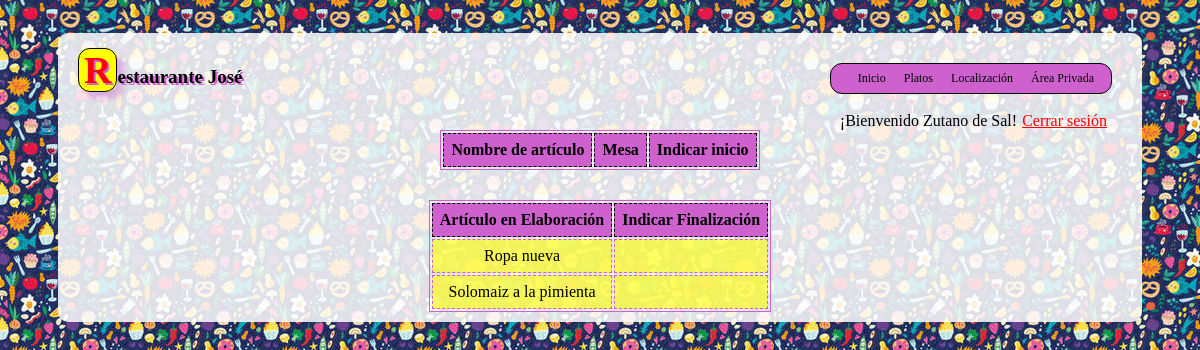
/php/area-privada.php (signed in), run on an earlier commit of the app's database.
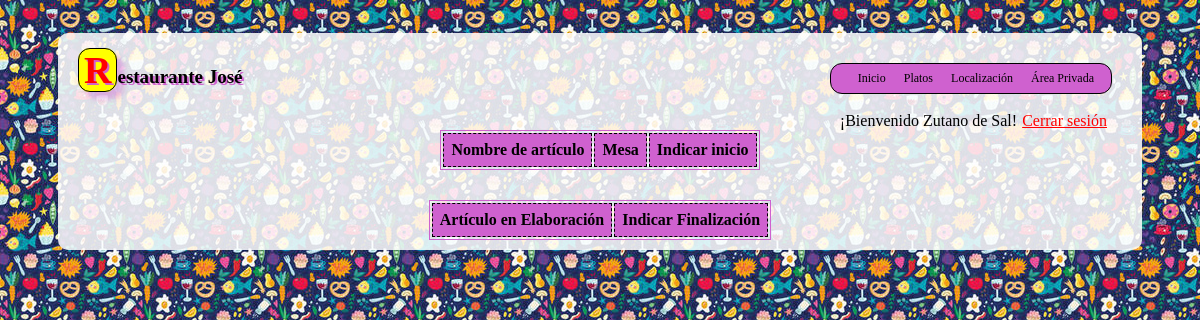
And on a later commit of the database.
### tables this page shows
CREATE TABLE [lineascomanda]
(
    [id] INTEGER PRIMARY KEY,
    [comanda] INTEGER  NOT NULL,
    [articulo] INTEGER  NOT NULL,
    [camareropeticion] INTEGER  NOT NULL,
    [horapeticion] INTEGER  NOT NULL,
    [tipo] INTEGER,
    [cocinero] INTEGER,
    [horainicio] INTEGER DEFAULT 0,
    [horafinalizacion] INTEGER DEFAULT 0,
    [camareroservicio] INTEGER,
    [horaservicio] INTEGER DEFAULT 0,
    FOREIGN KEY ([comanda]) REFERENCES [comandas] ([id]) 
		ON DELETE CASCADE
);

CREATE TABLE [articulos]
(
    [id] INTEGER PRIMARY KEY,
    [nombre] NVARCHAR(60),
    [tipo] INTEGER,
    [stock] INTEGER,
    [PVP] DECIMAL(10,2)
);

### php/queries.php (called while the page is built, shortened)
<?php
function query_from_database($query, $array) {
    $db = new PDO("sqlite:../datos.db");
    $db->exec('PRAGMA foreign_keys = ON;');
    $res=$db->prepare($query);
    $res->execute($array);
    if ($res)
        $res->setFetchMode(PDO::FETCH_NAMED);
    return $res;
}
function get_articulos_pendientes_de_cocinero($id){
    $array = array($id);
    $res = query_from_database('Select * FROM lineascomanda WHERE cocinero=?;', $array);
    return $res;
}
function get_nombreArticulo($id_articulo){
    $array = array($id_articulo);
    $res = query_from_database('Select nombre FROM articulos WHERE id=?;', $array);
    return $res;
}

### php/list_show.php (the view, shortened to what this page needs)
<?php
function show_list() {
    if ($_SESSION['tipo_usuario']==1)
        show_camarero_list();
    else
        show_cocinero_list();
}
function show_cocinero_list() {
    $cabecera = <<<T_HTML
    <table>
        <tr>
            <th>Nombre de artículo</th>
            <th>Mesa</th>
            <th>Indicar inicio</th>
        </tr>
T_HTML;
    echo $cabecera;
    echo "</table>";
    $cabecera = <<<T_HTML
    <table>
        <tr>
            <th>Artículo en Elaboración</th>
            <th>Indicar Finalización</th>
        </tr>
T_HTML;
    echo $cabecera;
    $res = get_articulos_pendientes_de_cocinero($_SESSION['id_usuario']);
    if($res){
        foreach($res as $game){
            $nombre_art = get_nombreArticulo($game['articulo']);
            foreach ($nombre_art as $row)
                $nombrecito = $row['nombre'];
            $fila = "<tr>
            <td> $nombrecito </td>
            <td>  </td>
            </tr>";
            echo $fila;
        }
    }
}

### php/common.php (shortened to what this page needs)
<?php
function writeNav() {
    $nav = <<<FIN_NAV
    <!doctype html>
    <html>
        <head>
            <meta charset="utf-8" />
            <link rel="stylesheet" type="text/css" href="../css/estilo.css">
            <link rel="icon" href="../img/favicon.ico" type="image/x-icon" />
            <title>Restaurante José</title>
        </head>
        <body id="body">
            <div id="float-bg">
            <header>
                <h1>Restaurante José</h1>
                <nav>
                    <ul>
                        <li>
                            <a href="../index.html">Inicio</a>
                        </li>
                        <li>
                            <a href="../html/tabla.html">Platos</a>
                        </li>
                        <li>
                            <a href="../html/localizacion.html">Localización</a>
                        </li>
                        <li>
                            <a href="../php/area-privada.php">Área Privada</a>
                        </li>
                    </ul>
                </nav>
            </header>
FIN_NAV;
    echo $nav;
}
function escribir_bienvenida($nombre_usuario) {
    echo "<div id=\"saludo_cerrar\"><p id=\"saludo_login\">¡Bienvenido $nombre_usuario!</p><a id=\"cerrar_session\" href=\"cerrar_session.php\">Cerrar sesión</a></div>";
}

### php/area-privada.php (shortened to what this page needs)
<?php
include_once 'common.php';
include_once 'queries.php';
include_once 'list_show.php';
writeNav();
if (isset($_SESSION['id_usuario']) && isset($_SESSION['nombre_usuario']) && isset($_SESSION['tipo_usuario'])) {
    echo escribir_bienvenida($_SESSION['nombre_usuario']);
    show_list();
}
else {
    writeLogin();
}

### css/estilo.css (style rules this page uses)
@media screen, aural, braille, embossed, handheld, projection, screen, tty, tv { nav > ul { list-style-type: none; background-color: #CF61CF; margin:auto; border: 1px solid black; border-radius: 12px; padding:0; padding-right:10px; padding-left:20px; margin-right: 20px; margin-top:20px; float: right; } }
@media screen, aural, braille, embossed, handheld, projection, screen, tty, tv { h1 { font-size:19px; text-shadow: 2px 2px #CF61CF; padding:0; margin:0; margin-left:10px; margin-bottom:20px; left: 0; right: 0; float: left; padding-top:5px; } }
@media screen, aural, braille, embossed, handheld, projection, screen, tty, tv { h1::first-letter { font-size: 200%; color: #ff0000; background-color: yellow; border: 1px solid black; padding-left: 5px; padding-right: 5px; border-radius: 12px; box-shadow: 7px 7px 5px 0px rgba(207,97,207,0.4); } }
@media screen, aural, braille, embossed, handheld, projection, screen, tty, tv { table { clear: both; margin: auto; border: 1px solid #CF61CF; margin-top: 30px; } }
@media screen, aural, braille, embossed, handheld, projection, screen, tty, tv { td, th { padding: 7px; background-color: rgba(255,255,0,0.6); } }
@media screen, aural, braille, embossed, handheld, projection, screen, tty, tv { th { background-color: #CF61CF; border: 1px dashed black; text-align: center; } }
@media screen, aural, braille, embossed, handheld, projection, screen, tty, tv { a { display: block; color: black; text-decoration: none; margin: 0; text-align: center; font-size:12px; } }
@media screen, aural, braille, embossed, handheld, projection, screen, tty, tv { nav > ul > li { display: inline-block; padding: 7px; } }
@media screen, aural, braille, embossed, handheld, projection, screen, tty, tv { li { text-align: justify; font-size:12px; } }
@media screen, aural, braille, embossed, handheld, projection, screen, tty, tv { #float-bg { padding: 10px 10px 10px 10px; border-radius: 10px; background-color: rgba(255,255,255,0.85); } }
@media screen, aural, braille, embossed, handheld, projection, screen, tty, tv { body { background-image:url("../img/background.jpg"); padding: 25px 50px 25px 50px; } }
@media screen, aural, braille, embossed, handheld, projection, screen, tty, tv { #cerrar_session { float:none; color: red; display: inline; text-align:right; font-size: 16px; text-decoration: underline; } }
@media screen, aural, braille, embossed, handheld, projection, screen, tty, tv { #saludo_login { display: inline-block; padding: 0; margin: 0; margin-right: 5px; margin-right: 5px; } }
@media screen, aural, braille, embossed, handheld, projection, screen, tty, tv { #saludo_cerrar { clear: both; float:right; margin-right: 25px; } }
@media screen, aural, braille, embossed, handheld, projection, screen, tty, tv { p { text-align: center; margin-left: 20px; margin-right: 20px; } }
@media screen, aural, braille, embossed, handheld, projection, screen, tty, tv { td { border: 1px dashed #CF61CF; text-align: center; } }

What changed in the data, as far as the page shows it:
removed lineascomanda: articulos.nombre "Ropa nueva"
removed lineascomanda: articulos.nombre "Solomaiz a la pimienta"
